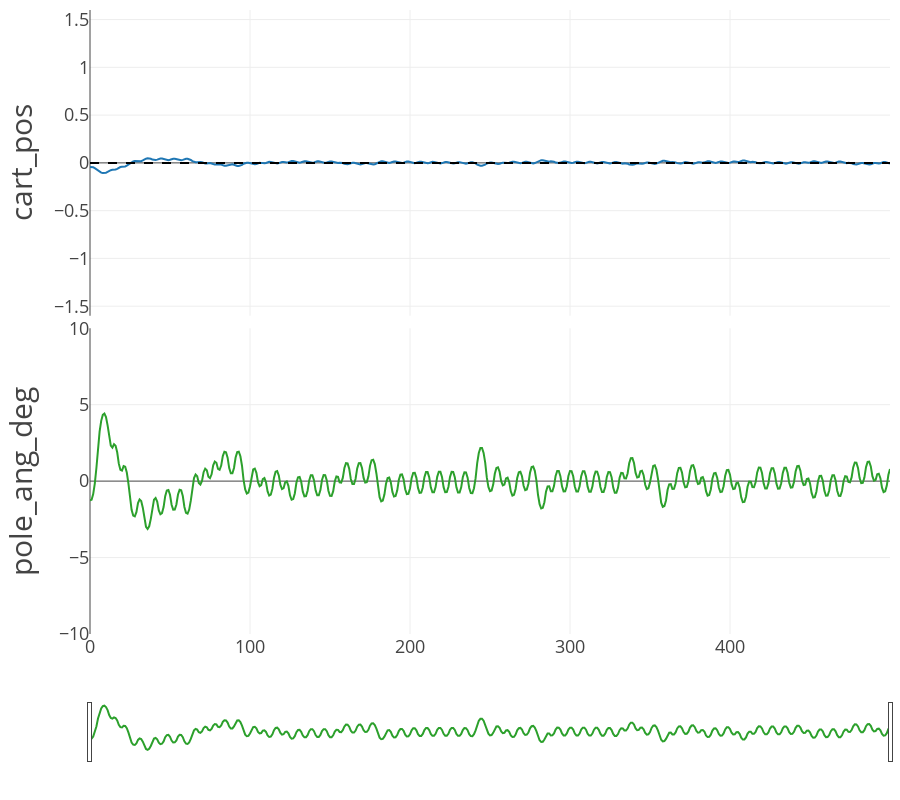

This figure's notebook cell:
### Code cell
EP = 0

fig = cprender.lineplot(df, ep=EP)
fig.show()

### Figure 1 — Plotly figure (JSON) as saved in the notebook; plotly's stock layout.template omitted (floating-point values rounded to 4 significant figures; data arrays with more than 128 entries replaced by an {"elided": "..."} marker saying what was removed)
{"data": [{"mode": "lines", "name": "cart_pos", "showlegend": false, "type": "scatter", "x": {"elided": "501 int values"}, "xaxis": "x", "y": {"elided": "501 float values"}, "yaxis": "y"}, {"line": {"color": "black", "dash": "dash"}, "mode": "lines", "name": "cart_pos_setpoint", "showlegend": false, "type": "scatter", "x": {"elided": "501 int values"}, "xaxis": "x", "y": {"elided": "501 int values"}, "yaxis": "y"}, {"mode": "lines", "name": "pole_ang_deg", "showlegend": false, "type": "scatter", "x": {"elided": "501 int values"}, "xaxis": "x2", "y": {"elided": "501 float values"}, "yaxis": "y2"}], "layout": {"height": 800, "hovermode": "x unified", "legend": {"orientation": "h", "x": 0.5, "xanchor": "center", "y": -0.02, "yanchor": "top"}, "margin": {"b": 10, "l": 90, "r": 10, "t": 10}, "xaxis": {"anchor": "y", "domain": [0, 1], "matches": "x2", "range": [0, 500], "showticklabels": false, "tickfont": {"size": 18}}, "xaxis2": {"anchor": "y2", "domain": [0, 1], "range": [0, 500], "rangeslider": {"visible": true}, "tickfont": {"size": 18}}, "yaxis": {"anchor": "x", "domain": [0.51, 1], "range": [-1.6, 1.6], "tickfont": {"size": 18}, "title": {"font": {"size": 30}, "text": "cart_pos"}}, "yaxis2": {"anchor": "x2", "domain": [0, 0.49], "range": [-10.0, 10.0], "tickfont": {"size": 18}, "title": {"font": {"size": 30}, "text": "pole_ang_deg"}}}}
